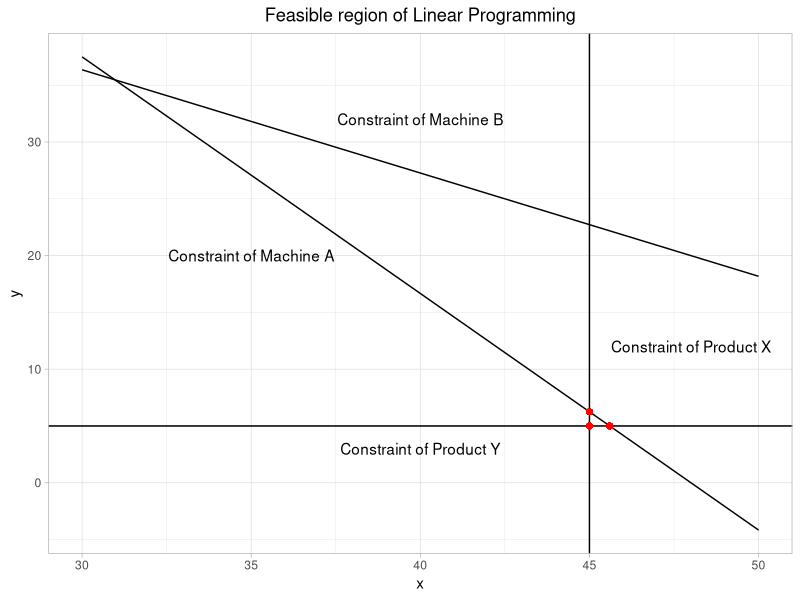
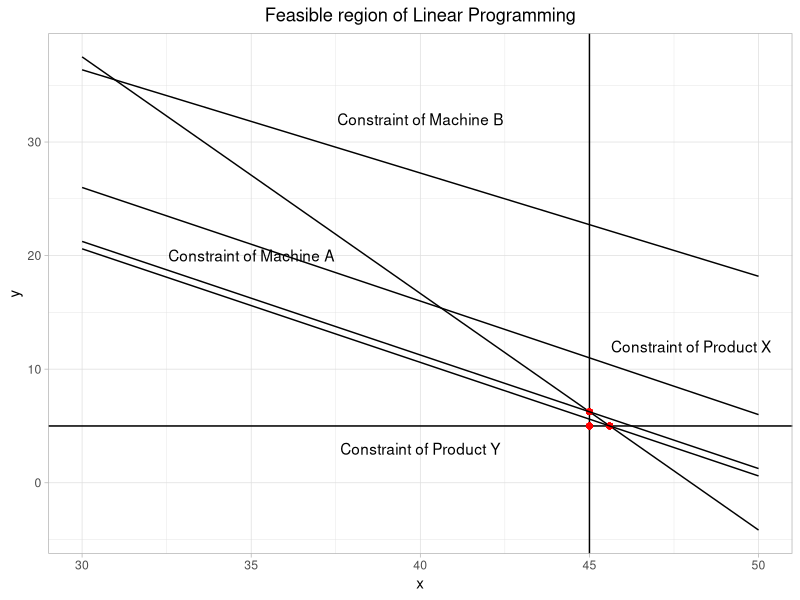

Source code (R) for these figures, in order:
# HW9: Optimization
#
# In this exercise, you will use linear programming to solve a problem by
# plotting the feasible region of solution and by using programming tools.
#
# 1. A company makes two products (X and Y) using two machines (A and B).
#    Each unit of X that is produced requires 50 minutes processing time on
#    machine A and 30 minutes processing time on machine B. Each unit of Y that
#    is produced requires 24 minutes processing time on machine A and 33 minutes
#    processing time on machine B. At the start of the current week there are 30
#    units of X and 90 units of Y in stock. Available processing time on machine
#    A is forecast to be 40 hours and on machine B is forecast to be 35 hours.
#    The demand for X in the current week is forecast to be 75 units and for Y
#    is forecast to be 95 units. Company policy is to maximize the combined sum
#    of the units of X and the units of Y in stock at the end of the week.
#    Formulate the problem of deciding how much of each product to make in the
#    current week as a linear program.
#    Let's first solve this linear program graphically by plotting out the
#    feasible region.
#    To do this, you can:
#      - Load `ggplot2` package.
#      - Create a sequence `x` from 30 to 50, with step size 0.1.
#      - Use `as.data.frame()` to change `x` to a data frame.
#      - Use `ggplot()` to initialize a ggplot object.
#        Set its arguments `data` and `mapping`.
#      - Determine the constraints of the maximum running time of machine A and B,
#        represent the constraints by two lines(functions).
#      - Use `stat_function()` to draw the two lines.
#        - Use `annotate()` to add annotation for the line indicating constraint for machine A
#          - specify `x = 35`, `y = 20` and `label = "Constraint of Machine A"`
#        - Use `annotate()` to add annotation for the line indicating constraint for machine B
#          - specify `x = 40`, `y = 32` and `label = "Constraint of Machine B"`
#      - Determine what are the minimum numbers of production for X and Y
#      - Use `geom_hline()` to plot the minimum production for Y
#        - Use `annotate()` to add annotation for the line indicating constraint for Y
#          - specify `x = 40`, `y = 3` and `label = "Constraint of Product Y"`
#      - Use `geom_vline()` to plot the minimum production for X
#        - Use `annotate()` to add annotation for the line indicating constraint for X
#          - specify `x = 48`, `y = 12` and `label = "Constraint of Product X"`
#      - Determine the feasible region and indicate the region by its vertex,
#        use `geom_point()` to point out the vertex in red
#      - `labs()` to format the labels such that:
#        - `title = "Feasible region of Linear Programming"`.
#      - `theme_light()` to change the theme of plots.
#      - `theme()` to change the title and subtitle to the middle of the plot.
## Do not modify this line!
library(ggplot2)
x<-seq(30,50,0.1)
x<-as.data.frame(x)
g1<-ggplot(x,aes(x=x)) +
  stat_function(fun=function(x) (40*60-50*x)/24) +
  annotate("text",x=35,y=20,label="Constraint of Machine A") +
  stat_function(fun=function(x) (35*60-30*x)/33) +
  annotate("text",x=40,y=32,label="Constraint of Machine B") +
  geom_hline(yintercept=5) +
  annotate("text",x=40,y=3,label="Constraint of Product Y") +
  geom_vline(xintercept=45) +
  annotate("text",x=48,y=12,label="Constraint of Product X") +
  geom_point(aes(x = 45,y = 5),color = "red")+
  geom_point(aes(x = 45,y = 6.25),color = "red")+
  geom_point(aes(x = 45.6,y = 5),color = "red")+
  labs(title = "Feasible region of Linear Programming") +
  theme_light() +
  theme(plot.title = element_text(hjust = 0.5), plot.subtitle=element_text(hjust = 0.5))


# 2. The goal is to maximize the combined sum of the units of X and the units of
#    Y in stock at the end of the week, which is the same as to maximize the
#    combined sum of the units produced during this week.
#    For the three vertex in the `g1`, plot three parallel lines with slope -1 by
#    using `stat_function()`.
#    Can you tell what is the optimal point for this linear programming problem?
#    Save your plot into `g2` and save your answer of the optimal `x` and `y` into
#    `x1`, `y1`.
## Do not modify this line!
g2<-g1+
  stat_function(fun=function(x) -x+56)+
  stat_function(fun=function(x) -x+51.25)+
  stat_function(fun=function(x) -x+50.6)
x1<-45
y1<-6.25

# 3. Now let's load the `lpSolve` package to solve the above problem using the
#    computational tools.
#    To do this, you should follow these steps:
#    - Create a matrix representing the constraints, the dimension should be 4*2.
#      Two rows corresponding to the constraints on machines and two rows corresponding
#      to the constraints on products.
#    - Use `lp` to solve the linear programming.
#      - specify `direction = "max"`
#      - use `>=` for all constraints in `const.dir`
#    Save the output of `lp` into `s1`.
## Do not modify this line!
library(lpSolve)
wxl<-matrix(c(-50,-24,-30,-33,1,0,0,1),nrow=4,byrow=TRUE)
s1<-lp(directio="max",objective.in=c(1,1),const.mat=wxl,const.dir=c(">=",">=",">=",">="),const.rhs=c(-40*60,-35*60,45,5))
# 4. For the above problem, we only consider two variables, thus we can solve it
#    graphically, but if we have more than 3 variables to consider, the
#    graphical way is no longer straightforward.
#    Let's use the `lp` function to solve the following problem:
#    The facility has four machines of type 1, five of type 2, three of type 3
#    and seven of type 4. Each machine operates 40 hours per week. The company
#    has 5 products in total, which generate different profits and have
#    different processing time on different machines. The relationship is
#    shown in the following table:
#    Machine       Quantity   Product1  Product2  Product3  Product4  Product5
#    M1                4         1.2       1.3       0.7        0         0.5
#    M2                5         0.7       2.2       1.6       0.5         1
#    M3                3         0.9       0.7       1.3        1         0.8
#    M4                7         1.4       2.8       0.5       1.2        0.6
#    Unit ptofit $               18        25        10        12         15
#    The units of products can only be integers.The company wants to maximize
#    the profit. Solve this linear programming problem and save the output of
#    `lp` into `s2`.
#    To do this, you should follow these steps:
#    - Create a matrix representing the constraints, the dimension should be 4*5.
#      Each column represents a product and each row represents the constraint on
#      a machine.
#    - Use `lp` to solve the linear programming.
#      - specify `direction = "max"`
#      - use `<=` for all constraints in `const.dir`
#
#
## Do not modify this line!
wxl<-matrix(c(1.2,1.3,0.7,0,0.5,0.7,2.2,1.6,0.5,1,0.9,0.7,1.3,1,0.8,1.4,2.8,0.5,1.2,0.6),
            nrow=4,byrow=TRUE)
s2<-lp(direction="max",objective.in=c(18,25,10,12,15),const.mat=wxl,const.dir=c("<=","<=","<=","<="),
       const.rhs=c(4*40,5*40,3*40,7*40),all.int=TRUE)
